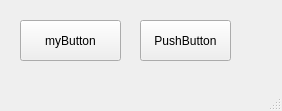
<?xml version="1.0" encoding="UTF-8"?>
<ui version="4.0">
 <class>MainWindow</class>
 <widget class="QMainWindow" name="MainWindow">
  <property name="geometry">
   <rect>
    <x>0</x>
    <y>0</y>
    <width>282</width>
    <height>111</height>
   </rect>
  </property>
  <property name="windowTitle">
   <string>MainWindow</string>
  </property>
  <property name="styleSheet">
   <string notr="true"/>
  </property>
  <property name="documentMode">
   <bool>true</bool>
  </property>
  <widget class="QWidget" name="centralwidget">
   <widget class="QPushButton" name="pushButton_2">
    <property name="geometry">
     <rect>
      <x>140</x>
      <y>20</y>
      <width>91</width>
      <height>41</height>
     </rect>
    </property>
    <property name="text">
     <string>PushButton</string>
    </property>
   </widget>
   <widget class="myButton" name="pushButton">
    <property name="geometry">
     <rect>
      <x>20</x>
      <y>20</y>
      <width>101</width>
      <height>41</height>
     </rect>
    </property>
    <property name="text">
     <string>myButton</string>
    </property>
   </widget>
  </widget>
  <widget class="QMenuBar" name="menubar">
   <property name="geometry">
    <rect>
     <x>0</x>
     <y>0</y>
     <width>282</width>
     <height>21</height>
    </rect>
   </property>
  </widget>
  <widget class="QStatusBar" name="statusbar"/>
 </widget>
 <customwidgets>
  <customwidget>
   <class>myButton</class>
   <extends>QPushButton</extends>
   <header>ex6_2_02/myButton</header>
  </customwidget>
 </customwidgets>
 <resources/>
 <connections/>
</ui>
